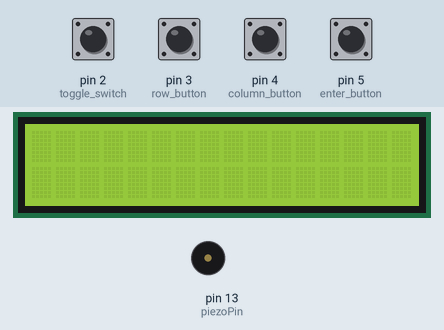
Simulated run of this sketch. Board: Arduino Uno, built with avr-gcc and run on an emulated ATmega328P. Shown: 16×2 character LCD, buzzer (waves = sounding). The test bench sets the inputs (shaded band); at power-on: pin 2 (toggle_switch), pin 3 (row_button), pin 4 (column_button), pin 5 (enter_button) LOW.

Above: at 1.2 s.
1.3 s: pin 5 (enter_button) pulled HIGH for 1 s
At 1.62 s:
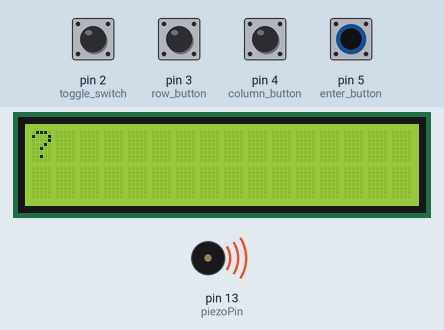
3.8 s: pin 2 (toggle_switch) pulled HIGH for 0.15 s
At 5.0 s:
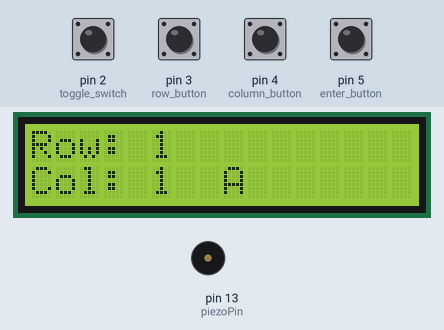
5.4 s: pin 3 (row_button) pulled HIGH for 1 s
At 7.3 s:
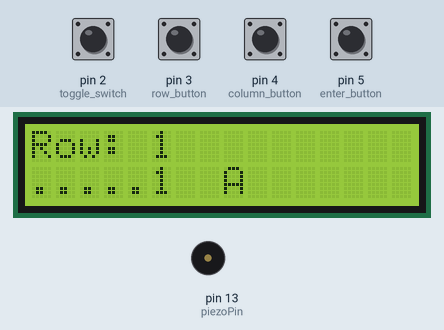
7.9 s: pin 5 (enter_button) pulled HIGH for 0.15 s
At 8.6 s:
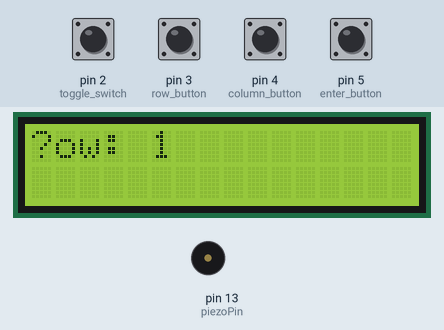
9.6 s: pin 2 (toggle_switch) pulled HIGH for 1 s
At 11.5 s:
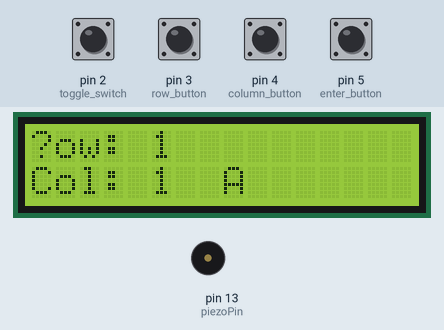
12.1 s: pin 4 (column_button) pulled HIGH for 0.15 s
At 12.7 s:
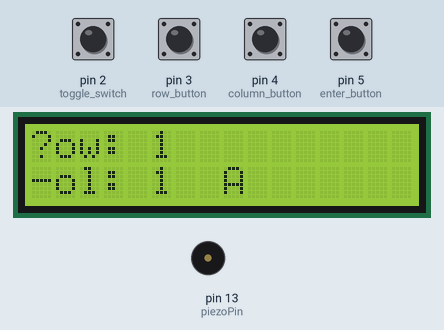
Timing chart, 0 to 14.8 s (numbered marks = the images above; inputs shaded):
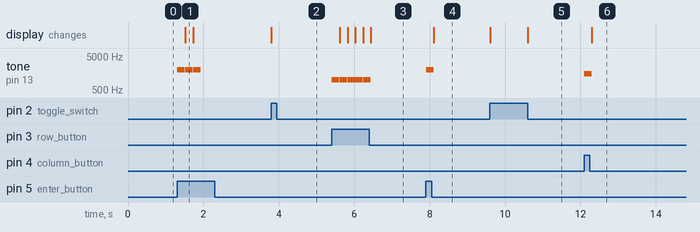

Measured:
- after the input at 1.3 s, tone on pin 13 (piezoPin): alternates 2000 Hz for 0.20 s and silent for 0.01 s, 6 changes in all, then stays silent, starting at once; the display: changes after 0.22 s (image 1)
- after the input at 3.8 s, the display: changes at once (image 2)
- after the input at 5.4 s, tone on pin 13 (piezoPin): alternates 1000 Hz for 0.20 s and silent for 0.01 s, 10 changes in all, then stays silent, starting at once; the display: first changes after 0.21 s (image 3 shows a later state)
- after the input at 7.9 s, tone on pin 13 (piezoPin): silent → 2000 Hz at once, → silent 0.20 s later; the display: changes after 0.21 s (image 4)
- after the input at 9.6 s, the display: first changes at once (image 5 shows a later state)
- after the input at 12.1 s, tone on pin 13 (piezoPin): silent → 1500 Hz at once, → silent 0.20 s later; the display: changes after 0.21 s (image 6)

The sketch:

morse_and_tap.ino
```cpp
#include <LiquidCrystal.h>

LiquidCrystal lcd(7, 8, 9, 10, 11, 12);
int rowButton;
int colButton;
int dotButton;
int dashButton;
int enterButton;
int piezoPin = 13;
int toggleSwitch;
int row = 0;
int col = 0;
int tick = 10; // ms
char tapCode[5][5] = {
  {'A', 'B', 'C', 'D', 'E'},
  {'F', 'G', 'H', 'I', 'J'},
  {'K', 'L', 'M', 'N', 'O'},
  {'P', 'Q', 'R', 'S', 'T'},
  {'U', 'V', 'W', 'X', 'Y'}
};
String dictionary[] = {".-", "-...", "-.-.", "-..", ".", "..-.", "--.", "....",
                      "..", ".---", "-.-", ".-..", "--", "-.", "---", ".--.",
                      "--.-", ".-.", "...", "-", "..-", "...-", ".--", "-..-",
                      "-.--", "--.."};
char alphabet[27] = "ABCDEFGHIJKLMNOPQRSTUVWXYZ";
String morse = "";
String translation = "";
unsigned long lastEnterPressTime = 0;
int enterPressCount = 0;

void setup() {
  lcd.begin(16, 2);
  pinMode(2, INPUT); // toggle switch
  pinMode(3, INPUT); // row button / dot button
  pinMode(4, INPUT); // column button / dash button
  pinMode(5, INPUT); // enter button
  pinMode(piezoPin, OUTPUT); // piezo buzzer
}

void loop() {
  toggleSwitch = digitalRead(2);
  if (toggleSwitch == HIGH) {
    // Tap Code Mode
    rowButton = digitalRead(3);
    colButton = digitalRead(4);

    if (rowButton == HIGH) {
      row = (row + 1) % 5;
      tone(piezoPin, 1000, 200); // Play tone at 1000 Hz for 200 ms
      delay(200); // Debounce delay
    } else if (colButton == HIGH) {
      col = (col + 1) % 5;
      tone(piezoPin, 1500, 200); // Play tone at 1500 Hz for 200 ms
      delay(200); // Debounce delay
    }

    lcd.setCursor(0, 0);
    lcd.print("Row: ");
    lcd.print(row + 1);
    lcd.setCursor(0, 1);
    lcd.print("Col: ");
    lcd.print(col + 1);
    lcd.setCursor(8, 1);
    lcd.print(tapCode[row][col]);
  } else {
    // Morse Code Mode
    dotButton = digitalRead(3);
    dashButton = digitalRead(4);
    enterButton = digitalRead(5);

    if (dotButton == HIGH) {
      morse += ".";
      tone(piezoPin, 1000, 200); // Play tone at 1000 Hz for 200 ms
      delay(200); // Debounce delay
    } else if (dashButton == HIGH) {
      morse += "-";
      tone(piezoPin, 1500, 200); // Play tone at 1500 Hz for 200 ms
      delay(200); // Debounce delay
    } else if (enterButton == HIGH) {
      unsigned long currentTime = millis();
      if (currentTime - lastEnterPressTime < 500) { // 500 ms threshold for double/triple press
        enterPressCount++;
      } else {
        enterPressCount = 1;
      }
      lastEnterPressTime = currentTime;

      if (enterPressCount == 1) {
        translation += findInDictionary(morse);
        morse = "";
        tone(piezoPin, 2000, 200); // Play tone at 2000 Hz for 200 ms
        delay(200); // Debounce delay
        clearLine(1); // Clear the second line of the LCD
      } else if (enterPressCount == 2) {
        translation += " ";
        tone(piezoPin, 2000, 200); // Play tone at 2000 Hz for 200 ms
        delay(200); // Debounce delay
      } else if (enterPressCount == 3) {
        translation = "";
        morse = "";
        clearLine(0); // Clear the first line of the LCD
        clearLine(1); // Clear the second line of the LCD
        tone(piezoPin, 2000, 200); // Play tone at 2000 Hz for 200 ms
        delay(200); // Debounce delay
      }
    }

    // Check if the translation string exceeds the LCD width
    if (translation.length() > 16) {
      translation = translation.substring(translation.length() - 16); // Keep only the last 16 characters
    }

    writeLine(0, translation);
    writeLine(1, morse);
  }

  delay(tick);
}

char findInDictionary(String word) {
  for (int i = 0; i < 26; i++) {
    if (dictionary[i] == word) return alphabet[i];
  }
  return '?';
}

void writeLine(int line, String text) {
  lcd.setCursor(0, line);
  lcd.print(text);
}

void clearLine(int line) {
  lcd.setCursor(0, line);
  lcd.print("                "); // Print 16 spaces to clear the line
}
```
